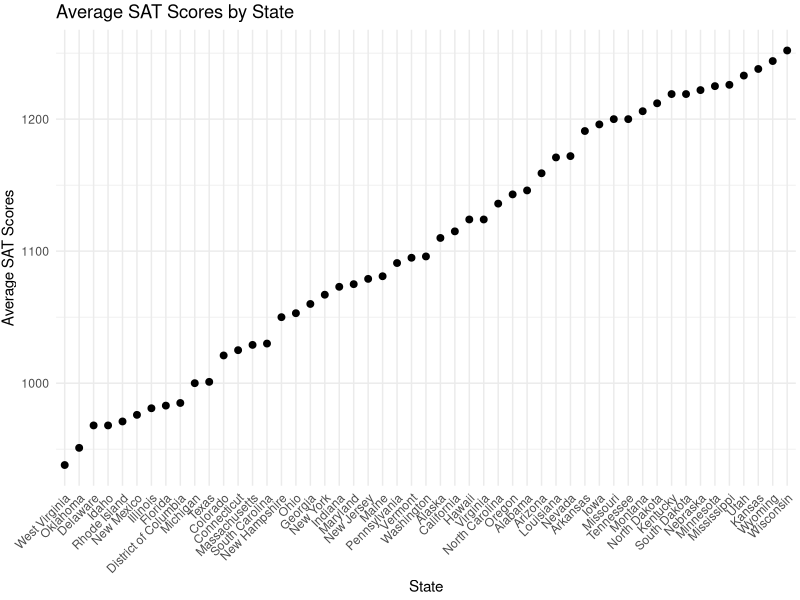
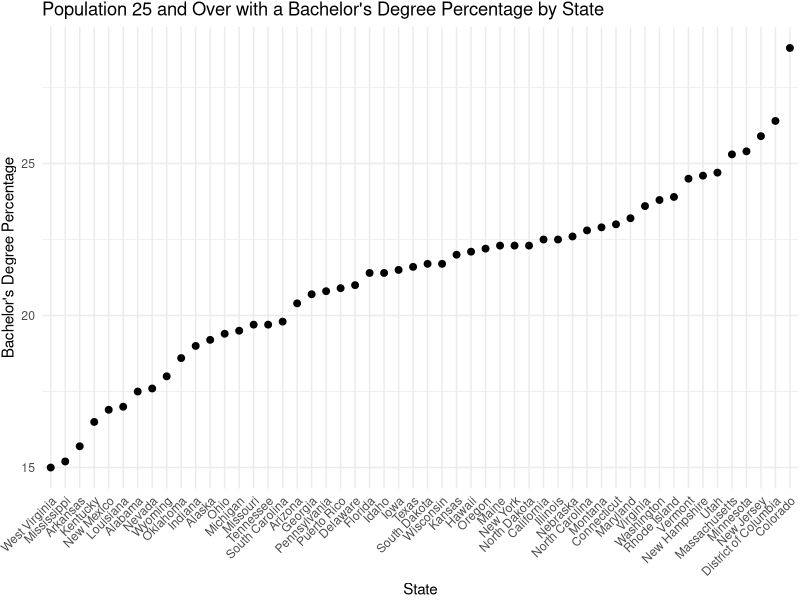

R code for these plots, in order:
## ---- chunk 1
setwd("/Users/charlottehodgson/Gov 50/gov50-final-project-Hodgson")
library(readr)
library(tidyverse)

sat_data <- read_csv("SAT_SCORES.csv")
degree_percent <- read_csv("DEGREE_PERCENTAGE.csv")
drop_na(degree_percent)
## ---- chunk 2
library(ggplot2)

ggplot(sat_data, aes(x = reorder(state, satScoresAvgTotal), y = satScoresAvgTotal)) +
  geom_point(shape = 19, size = 2) + 
  labs(title = "Average SAT Scores by State", x = "State", y = "Average SAT Scores") + 
  theme_minimal() +
  theme(axis.text.x = element_text(angle = 45, hjust = 1)) +
  theme(plot.margin = margin(3, 3, 3, 1))
## ---- chunk 3
load
## ---- chunk 4
library(ggplot2)

ggplot(degree_percent, aes(x = reorder(State, DegreePercent), y = DegreePercent)) +
  geom_point(shape = 19, size = 2) + 
  labs(title = "Population 25 and Over with a Bachelor's Degree Percentage by State", x = "State", y = "Bachelor's Degree Percentage") + 
  theme_minimal() +
  theme(axis.text.x = element_text(angle = 45, hjust = 1)) +
  theme(plot.margin = margin(1, 1, 1, 1))
